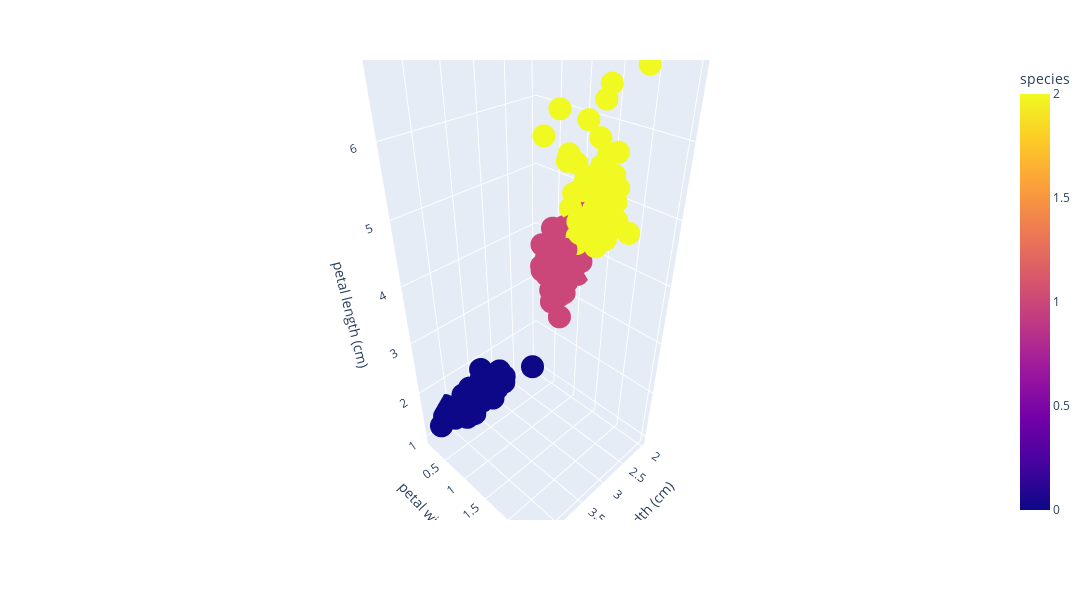

This figure's notebook cell:
### Code cell
colors = df["species"]  
fig = px.scatter_3d(df,
                    x="sepal width (cm)",
                    y="petal width (cm)",
                    z="petal length (cm)",
                    color=colors,
                    )

# Increasing the size of the graph
fig.update_layout(width=1200, height=600)

fig.show()

### Figure 1 — Plotly figure (JSON) as saved in the notebook; plotly's stock layout.template omitted (floating-point values rounded to 4 significant figures; data arrays with more than 128 entries replaced by an {"elided": "..."} marker saying what was removed)
{"data": [{"hovertemplate": "sepal width (cm)=%{x}<br>petal width (cm)=%{y}<br>petal length (cm)=%{z}<br>species=%{marker.color}<extra></extra>", "legendgroup": "", "marker": {"color": {"elided": "150 int values"}, "coloraxis": "coloraxis", "symbol": "circle"}, "mode": "markers", "name": "", "scene": "scene", "showlegend": false, "type": "scatter3d", "x": {"elided": "150 float values"}, "y": {"elided": "150 float values"}, "z": {"elided": "150 float values"}}], "layout": {"coloraxis": {"colorbar": {"title": {"text": "species"}}, "colorscale": [[0, "#0d0887"], [0.1111, "#46039f"], [0.2222, "#7201a8"], [0.3333, "#9c179e"], [0.4444, "#bd3786"], [0.5556, "#d8576b"], [0.6667, "#ed7953"], [0.7778, "#fb9f3a"], [0.8889, "#fdca26"], [1, "#f0f921"]]}, "height": 600, "legend": {"tracegroupgap": 0}, "margin": {"t": 60}, "scene": {"domain": {"x": [0, 1], "y": [0, 1]}, "xaxis": {"title": {"text": "sepal width (cm)"}}, "yaxis": {"title": {"text": "petal width (cm)"}}, "zaxis": {"title": {"text": "petal length (cm)"}}}, "width": 1200}}
